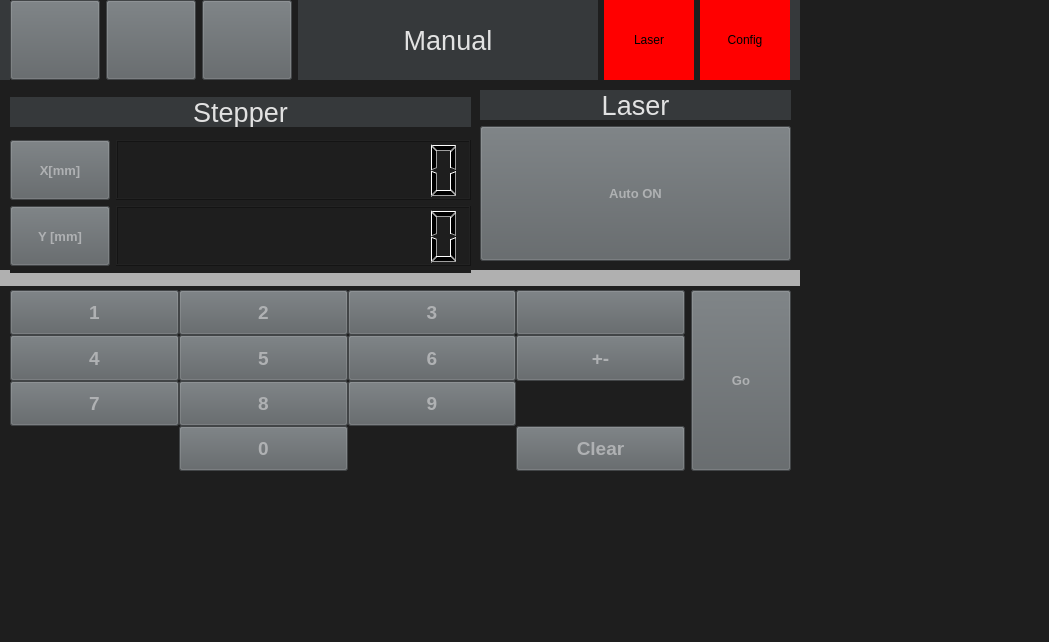
<?xml version="1.0" encoding="UTF-8"?>
<ui version="4.0">
 <class>Form</class>
 <widget class="QWidget" name="Form">
  <property name="geometry">
   <rect>
    <x>0</x>
    <y>0</y>
    <width>1049</width>
    <height>642</height>
   </rect>
  </property>
  <property name="windowTitle">
   <string>Form</string>
  </property>
  <property name="styleSheet">
   <string notr="true">background-color: rgb(30, 30, 30);</string>
  </property>
  <widget class="QWidget" name="widget" native="true">
   <property name="geometry">
    <rect>
     <x>0</x>
     <y>0</y>
     <width>800</width>
     <height>480</height>
    </rect>
   </property>
   <widget class="QLabel" name="helpTitle_2">
    <property name="geometry">
     <rect>
      <x>0</x>
      <y>0</y>
      <width>800</width>
      <height>80</height>
     </rect>
    </property>
    <property name="font">
     <font>
      <pointsize>20</pointsize>
      <weight>50</weight>
      <bold>false</bold>
     </font>
    </property>
    <property name="styleSheet">
     <string notr="true">background-color: rgb(54, 57, 59);
color: rgb(226, 226, 226);</string>
    </property>
    <property name="text">
     <string/>
    </property>
    <property name="alignment">
     <set>Qt::AlignCenter</set>
    </property>
   </widget>
   <widget class="QWidget" name="verticalLayoutWidget">
    <property name="geometry">
     <rect>
      <x>10</x>
      <y>90</y>
      <width>461</width>
      <height>183</height>
     </rect>
    </property>
    <layout class="QVBoxLayout" name="verticalLayout">
     <item>
      <widget class="QLabel" name="helpTitle_4">
       <property name="maximumSize">
        <size>
         <width>16777215</width>
         <height>30</height>
        </size>
       </property>
       <property name="font">
        <font>
         <pointsize>20</pointsize>
         <weight>50</weight>
         <bold>false</bold>
        </font>
       </property>
       <property name="styleSheet">
        <string notr="true">background-color: rgb(54, 57, 59);
color: rgb(226, 226, 226);</string>
       </property>
       <property name="text">
        <string>Stepper</string>
       </property>
       <property name="alignment">
        <set>Qt::AlignHCenter|Qt::AlignTop</set>
       </property>
      </widget>
     </item>
     <item>
      <layout class="QGridLayout" name="gridLayout">
       <item row="2" column="0">
        <widget class="QPushButton" name="setXBtn">
         <property name="minimumSize">
          <size>
           <width>0</width>
           <height>0</height>
          </size>
         </property>
         <property name="maximumSize">
          <size>
           <width>100</width>
           <height>60</height>
          </size>
         </property>
         <property name="font">
          <font>
           <pointsize>10</pointsize>
           <weight>75</weight>
           <bold>true</bold>
          </font>
         </property>
         <property name="styleSheet">
          <string notr="true">background-color: rgb(92, 97, 100);
color: rgb(175, 177, 179);
</string>
         </property>
         <property name="text">
          <string>X[mm]</string>
         </property>
         <property name="iconSize">
          <size>
           <width>32</width>
           <height>32</height>
          </size>
         </property>
         <property name="checkable">
          <bool>true</bool>
         </property>
        </widget>
       </item>
       <item row="4" column="0">
        <widget class="QPushButton" name="setYBtn">
         <property name="minimumSize">
          <size>
           <width>0</width>
           <height>0</height>
          </size>
         </property>
         <property name="maximumSize">
          <size>
           <width>100</width>
           <height>60</height>
          </size>
         </property>
         <property name="font">
          <font>
           <pointsize>10</pointsize>
           <weight>75</weight>
           <bold>true</bold>
          </font>
         </property>
         <property name="styleSheet">
          <string notr="true">background-color: rgb(92, 97, 100);
color: rgb(175, 177, 179);
</string>
         </property>
         <property name="text">
          <string>Y [mm]</string>
         </property>
         <property name="iconSize">
          <size>
           <width>32</width>
           <height>32</height>
          </size>
         </property>
         <property name="checkable">
          <bool>true</bool>
         </property>
        </widget>
       </item>
       <item row="4" column="1">
        <widget class="QLCDNumber" name="yValue">
         <property name="digitCount">
          <number>11</number>
         </property>
        </widget>
       </item>
       <item row="2" column="1">
        <widget class="QLCDNumber" name="xValue">
         <property name="digitCount">
          <number>11</number>
         </property>
        </widget>
       </item>
      </layout>
     </item>
    </layout>
   </widget>
   <widget class="QWidget" name="gridLayoutWidget_3">
    <property name="geometry">
     <rect>
      <x>480</x>
      <y>90</y>
      <width>311</width>
      <height>171</height>
     </rect>
    </property>
    <layout class="QGridLayout" name="gridLayout_3">
     <item row="2" column="0">
      <widget class="QPushButton" name="autoOnBtn">
       <property name="minimumSize">
        <size>
         <width>0</width>
         <height>0</height>
        </size>
       </property>
       <property name="maximumSize">
        <size>
         <width>999</width>
         <height>999</height>
        </size>
       </property>
       <property name="font">
        <font>
         <pointsize>10</pointsize>
         <weight>75</weight>
         <bold>true</bold>
        </font>
       </property>
       <property name="styleSheet">
        <string notr="true">background-color: rgb(92, 97, 100);
color: rgb(175, 177, 179);
</string>
       </property>
       <property name="text">
        <string>Auto ON</string>
       </property>
       <property name="iconSize">
        <size>
         <width>32</width>
         <height>32</height>
        </size>
       </property>
       <property name="checkable">
        <bool>true</bool>
       </property>
      </widget>
     </item>
     <item row="1" column="0">
      <widget class="QLabel" name="helpTitle_7">
       <property name="maximumSize">
        <size>
         <width>16777215</width>
         <height>30</height>
        </size>
       </property>
       <property name="baseSize">
        <size>
         <width>0</width>
         <height>30</height>
        </size>
       </property>
       <property name="font">
        <font>
         <pointsize>20</pointsize>
         <weight>50</weight>
         <bold>false</bold>
        </font>
       </property>
       <property name="styleSheet">
        <string notr="true">background-color: rgb(54, 57, 59);
color: rgb(226, 226, 226);</string>
       </property>
       <property name="text">
        <string>Laser</string>
       </property>
       <property name="alignment">
        <set>Qt::AlignHCenter|Qt::AlignTop</set>
       </property>
      </widget>
     </item>
    </layout>
   </widget>
   <widget class="QLabel" name="label">
    <property name="geometry">
     <rect>
      <x>-40</x>
      <y>270</y>
      <width>981</width>
      <height>16</height>
     </rect>
    </property>
    <property name="styleSheet">
     <string notr="true">background-color: rgb(176, 176, 176);</string>
    </property>
    <property name="text">
     <string/>
    </property>
   </widget>
   <widget class="QWidget" name="horizontalLayoutWidget_2">
    <property name="geometry">
     <rect>
      <x>10</x>
      <y>290</y>
      <width>781</width>
      <height>181</height>
     </rect>
    </property>
    <layout class="QHBoxLayout" name="horizontalLayout">
     <item>
      <layout class="QGridLayout" name="gridLayout_2">
       <property name="spacing">
        <number>0</number>
       </property>
       <item row="2" column="2">
        <widget class="QPushButton" name="eightBtn">
         <property name="minimumSize">
          <size>
           <width>0</width>
           <height>0</height>
          </size>
         </property>
         <property name="maximumSize">
          <size>
           <width>999</width>
           <height>999</height>
          </size>
         </property>
         <property name="font">
          <font>
           <pointsize>14</pointsize>
           <weight>75</weight>
           <bold>true</bold>
          </font>
         </property>
         <property name="styleSheet">
          <string notr="true">background-color: rgb(92, 97, 100);
color: rgb(175, 177, 179);
</string>
         </property>
         <property name="text">
          <string>8</string>
         </property>
         <property name="iconSize">
          <size>
           <width>32</width>
           <height>32</height>
          </size>
         </property>
         <property name="checkable">
          <bool>false</bool>
         </property>
        </widget>
       </item>
       <item row="1" column="2">
        <widget class="QPushButton" name="fiveBtn">
         <property name="minimumSize">
          <size>
           <width>0</width>
           <height>0</height>
          </size>
         </property>
         <property name="maximumSize">
          <size>
           <width>999</width>
           <height>999</height>
          </size>
         </property>
         <property name="font">
          <font>
           <pointsize>14</pointsize>
           <weight>75</weight>
           <bold>true</bold>
          </font>
         </property>
         <property name="styleSheet">
          <string notr="true">background-color: rgb(92, 97, 100);
color: rgb(175, 177, 179);
</string>
         </property>
         <property name="text">
          <string>5</string>
         </property>
         <property name="iconSize">
          <size>
           <width>32</width>
           <height>32</height>
          </size>
         </property>
         <property name="checkable">
          <bool>false</bool>
         </property>
        </widget>
       </item>
       <item row="3" column="4">
        <widget class="QPushButton" name="clearBtn">
         <property name="minimumSize">
          <size>
           <width>0</width>
           <height>0</height>
          </size>
         </property>
         <property name="maximumSize">
          <size>
           <width>999</width>
           <height>999</height>
          </size>
         </property>
         <property name="font">
          <font>
           <pointsize>14</pointsize>
           <weight>75</weight>
           <bold>true</bold>
          </font>
         </property>
         <property name="styleSheet">
          <string notr="true">background-color: rgb(92, 97, 100);
color: rgb(175, 177, 179);
</string>
         </property>
         <property name="text">
          <string>Clear</string>
         </property>
         <property name="iconSize">
          <size>
           <width>32</width>
           <height>32</height>
          </size>
         </property>
         <property name="checkable">
          <bool>false</bool>
         </property>
        </widget>
       </item>
       <item row="0" column="1">
        <widget class="QPushButton" name="oneBtn">
         <property name="minimumSize">
          <size>
           <width>80</width>
           <height>0</height>
          </size>
         </property>
         <property name="maximumSize">
          <size>
           <width>999</width>
           <height>999</height>
          </size>
         </property>
         <property name="font">
          <font>
           <pointsize>14</pointsize>
           <weight>75</weight>
           <bold>true</bold>
          </font>
         </property>
         <property name="styleSheet">
          <string notr="true">background-color: rgb(92, 97, 100);
color: rgb(175, 177, 179);
</string>
         </property>
         <property name="text">
          <string>1</string>
         </property>
         <property name="iconSize">
          <size>
           <width>32</width>
           <height>32</height>
          </size>
         </property>
         <property name="checkable">
          <bool>false</bool>
         </property>
        </widget>
       </item>
       <item row="2" column="3">
        <widget class="QPushButton" name="nineBtn">
         <property name="minimumSize">
          <size>
           <width>0</width>
           <height>0</height>
          </size>
         </property>
         <property name="maximumSize">
          <size>
           <width>999</width>
           <height>999</height>
          </size>
         </property>
         <property name="font">
          <font>
           <pointsize>14</pointsize>
           <weight>75</weight>
           <bold>true</bold>
          </font>
         </property>
         <property name="styleSheet">
          <string notr="true">background-color: rgb(92, 97, 100);
color: rgb(175, 177, 179);
</string>
         </property>
         <property name="text">
          <string>9</string>
         </property>
         <property name="iconSize">
          <size>
           <width>32</width>
           <height>32</height>
          </size>
         </property>
         <property name="checkable">
          <bool>false</bool>
         </property>
        </widget>
       </item>
       <item row="0" column="3">
        <widget class="QPushButton" name="threeBtn">
         <property name="minimumSize">
          <size>
           <width>80</width>
           <height>0</height>
          </size>
         </property>
         <property name="maximumSize">
          <size>
           <width>999</width>
           <height>999</height>
          </size>
         </property>
         <property name="font">
          <font>
           <pointsize>14</pointsize>
           <weight>75</weight>
           <bold>true</bold>
          </font>
         </property>
         <property name="styleSheet">
          <string notr="true">background-color: rgb(92, 97, 100);
color: rgb(175, 177, 179);
</string>
         </property>
         <property name="text">
          <string>3</string>
         </property>
         <property name="iconSize">
          <size>
           <width>32</width>
           <height>32</height>
          </size>
         </property>
         <property name="checkable">
          <bool>false</bool>
         </property>
        </widget>
       </item>
       <item row="3" column="2">
        <widget class="QPushButton" name="zeroBtn">
         <property name="minimumSize">
          <size>
           <width>0</width>
           <height>0</height>
          </size>
         </property>
         <property name="maximumSize">
          <size>
           <width>999</width>
           <height>999</height>
          </size>
         </property>
         <property name="font">
          <font>
           <pointsize>14</pointsize>
           <weight>75</weight>
           <bold>true</bold>
          </font>
         </property>
         <property name="styleSheet">
          <string notr="true">background-color: rgb(92, 97, 100);
color: rgb(175, 177, 179);
</string>
         </property>
         <property name="text">
          <string>0</string>
         </property>
         <property name="iconSize">
          <size>
           <width>32</width>
           <height>32</height>
          </size>
         </property>
         <property name="checkable">
          <bool>false</bool>
         </property>
        </widget>
       </item>
       <item row="0" column="4">
        <widget class="QPushButton" name="delBtn">
         <property name="minimumSize">
          <size>
           <width>100</width>
           <height>0</height>
          </size>
         </property>
         <property name="maximumSize">
          <size>
           <width>999</width>
           <height>999</height>
          </size>
         </property>
         <property name="font">
          <font>
           <pointsize>14</pointsize>
           <weight>75</weight>
           <bold>true</bold>
          </font>
         </property>
         <property name="styleSheet">
          <string notr="true">background-color: rgb(92, 97, 100);
color: rgb(175, 177, 179);
</string>
         </property>
         <property name="text">
          <string notr="true"/>
         </property>
         <property name="icon">
          <iconset>
           <normaloff>../Icons/backIcon2.png</normaloff>../Icons/backIcon2.png</iconset>
         </property>
         <property name="iconSize">
          <size>
           <width>32</width>
           <height>32</height>
          </size>
         </property>
         <property name="checkable">
          <bool>false</bool>
         </property>
        </widget>
       </item>
       <item row="1" column="4">
        <widget class="QPushButton" name="signBtn">
         <property name="minimumSize">
          <size>
           <width>0</width>
           <height>0</height>
          </size>
         </property>
         <property name="maximumSize">
          <size>
           <width>999</width>
           <height>999</height>
          </size>
         </property>
         <property name="font">
          <font>
           <pointsize>14</pointsize>
           <weight>75</weight>
           <bold>true</bold>
          </font>
         </property>
         <property name="styleSheet">
          <string notr="true">background-color: rgb(92, 97, 100);
color: rgb(175, 177, 179);
</string>
         </property>
         <property name="text">
          <string notr="true">+-</string>
         </property>
         <property name="iconSize">
          <size>
           <width>32</width>
           <height>32</height>
          </size>
         </property>
         <property name="checkable">
          <bool>false</bool>
         </property>
        </widget>
       </item>
       <item row="1" column="1">
        <widget class="QPushButton" name="fourBtn">
         <property name="minimumSize">
          <size>
           <width>0</width>
           <height>0</height>
          </size>
         </property>
         <property name="maximumSize">
          <size>
           <width>999</width>
           <height>999</height>
          </size>
         </property>
         <property name="font">
          <font>
           <pointsize>14</pointsize>
           <weight>75</weight>
           <bold>true</bold>
          </font>
         </property>
         <property name="styleSheet">
          <string notr="true">background-color: rgb(92, 97, 100);
color: rgb(175, 177, 179);
</string>
         </property>
         <property name="text">
          <string>4</string>
         </property>
         <property name="iconSize">
          <size>
           <width>32</width>
           <height>32</height>
          </size>
         </property>
         <property name="checkable">
          <bool>false</bool>
         </property>
        </widget>
       </item>
       <item row="2" column="1">
        <widget class="QPushButton" name="sevenBtn">
         <property name="minimumSize">
          <size>
           <width>0</width>
           <height>0</height>
          </size>
         </property>
         <property name="maximumSize">
          <size>
           <width>999</width>
           <height>999</height>
          </size>
         </property>
         <property name="font">
          <font>
           <pointsize>14</pointsize>
           <weight>75</weight>
           <bold>true</bold>
          </font>
         </property>
         <property name="styleSheet">
          <string notr="true">background-color: rgb(92, 97, 100);
color: rgb(175, 177, 179);
</string>
         </property>
         <property name="text">
          <string>7</string>
         </property>
         <property name="iconSize">
          <size>
           <width>32</width>
           <height>32</height>
          </size>
         </property>
         <property name="checkable">
          <bool>false</bool>
         </property>
        </widget>
       </item>
       <item row="0" column="2">
        <widget class="QPushButton" name="twoBtn">
         <property name="minimumSize">
          <size>
           <width>80</width>
           <height>0</height>
          </size>
         </property>
         <property name="maximumSize">
          <size>
           <width>999</width>
           <height>999</height>
          </size>
         </property>
         <property name="font">
          <font>
           <pointsize>14</pointsize>
           <weight>75</weight>
           <bold>true</bold>
          </font>
         </property>
         <property name="styleSheet">
          <string notr="true">background-color: rgb(92, 97, 100);
color: rgb(175, 177, 179);
</string>
         </property>
         <property name="text">
          <string>2</string>
         </property>
         <property name="iconSize">
          <size>
           <width>32</width>
           <height>32</height>
          </size>
         </property>
         <property name="checkable">
          <bool>false</bool>
         </property>
        </widget>
       </item>
       <item row="1" column="3">
        <widget class="QPushButton" name="sixBtn">
         <property name="minimumSize">
          <size>
           <width>0</width>
           <height>0</height>
          </size>
         </property>
         <property name="maximumSize">
          <size>
           <width>999</width>
           <height>999</height>
          </size>
         </property>
         <property name="font">
          <font>
           <pointsize>14</pointsize>
           <weight>75</weight>
           <bold>true</bold>
          </font>
         </property>
         <property name="styleSheet">
          <string notr="true">background-color: rgb(92, 97, 100);
color: rgb(175, 177, 179);
</string>
         </property>
         <property name="text">
          <string>6</string>
         </property>
         <property name="iconSize">
          <size>
           <width>32</width>
           <height>32</height>
          </size>
         </property>
         <property name="checkable">
          <bool>false</bool>
         </property>
        </widget>
       </item>
      </layout>
     </item>
     <item>
      <widget class="QPushButton" name="goBtn">
       <property name="minimumSize">
        <size>
         <width>0</width>
         <height>0</height>
        </size>
       </property>
       <property name="maximumSize">
        <size>
         <width>100</width>
         <height>999</height>
        </size>
       </property>
       <property name="font">
        <font>
         <pointsize>10</pointsize>
         <weight>75</weight>
         <bold>true</bold>
        </font>
       </property>
       <property name="layoutDirection">
        <enum>Qt::RightToLeft</enum>
       </property>
       <property name="styleSheet">
        <string notr="true">background-color: rgb(92, 97, 100);
color: rgb(175, 177, 179);
</string>
       </property>
       <property name="text">
        <string>Go</string>
       </property>
       <property name="iconSize">
        <size>
         <width>32</width>
         <height>32</height>
        </size>
       </property>
       <property name="checkable">
        <bool>false</bool>
       </property>
      </widget>
     </item>
    </layout>
   </widget>
   <widget class="QWidget" name="horizontalLayoutWidget_3">
    <property name="geometry">
     <rect>
      <x>10</x>
      <y>0</y>
      <width>780</width>
      <height>80</height>
     </rect>
    </property>
    <layout class="QHBoxLayout" name="horizontalLayout_3">
     <item>
      <widget class="QPushButton" name="backBtn">
       <property name="minimumSize">
        <size>
         <width>0</width>
         <height>0</height>
        </size>
       </property>
       <property name="maximumSize">
        <size>
         <width>999</width>
         <height>999</height>
        </size>
       </property>
       <property name="font">
        <font>
         <pointsize>10</pointsize>
         <weight>75</weight>
         <bold>true</bold>
        </font>
       </property>
       <property name="styleSheet">
        <string notr="true">background-color: rgb(92, 97, 100);
color: rgb(175, 177, 179);
</string>
       </property>
       <property name="text">
        <string/>
       </property>
       <property name="icon">
        <iconset>
         <normaloff>../Icons/backIcon2.png</normaloff>../Icons/backIcon2.png</iconset>
       </property>
       <property name="iconSize">
        <size>
         <width>32</width>
         <height>32</height>
        </size>
       </property>
      </widget>
     </item>
     <item>
      <widget class="QPushButton" name="helpBtn">
       <property name="minimumSize">
        <size>
         <width>0</width>
         <height>0</height>
        </size>
       </property>
       <property name="maximumSize">
        <size>
         <width>100</width>
         <height>100</height>
        </size>
       </property>
       <property name="font">
        <font>
         <pointsize>10</pointsize>
         <weight>75</weight>
         <bold>true</bold>
        </font>
       </property>
       <property name="cursor">
        <cursorShape>ArrowCursor</cursorShape>
       </property>
       <property name="toolTip">
        <string>&lt;html&gt;&lt;head/&gt;&lt;body&gt;&lt;p&gt;&lt;img src=&quot;:/newPrefix/helpIcon.png&quot;/&gt;&lt;/p&gt;&lt;/body&gt;&lt;/html&gt;</string>
       </property>
       <property name="styleSheet">
        <string notr="true">background-color: rgb(92, 97, 100);
color: rgb(175, 177, 179);
</string>
       </property>
       <property name="text">
        <string/>
       </property>
       <property name="icon">
        <iconset>
         <normaloff>../Icons/helpIcon.png</normaloff>../Icons/helpIcon.png</iconset>
       </property>
       <property name="iconSize">
        <size>
         <width>32</width>
         <height>64</height>
        </size>
       </property>
       <property name="flat">
        <bool>false</bool>
       </property>
      </widget>
     </item>
     <item>
      <widget class="QPushButton" name="homeBtn">
       <property name="minimumSize">
        <size>
         <width>0</width>
         <height>0</height>
        </size>
       </property>
       <property name="maximumSize">
        <size>
         <width>100</width>
         <height>100</height>
        </size>
       </property>
       <property name="font">
        <font>
         <pointsize>10</pointsize>
         <weight>75</weight>
         <bold>true</bold>
        </font>
       </property>
       <property name="styleSheet">
        <string notr="true">background-color: rgb(92, 97, 100);
color: rgb(175, 177, 179);
</string>
       </property>
       <property name="text">
        <string/>
       </property>
       <property name="icon">
        <iconset>
         <normaloff>../Icons/homeIcon.png</normaloff>../Icons/homeIcon.png</iconset>
       </property>
       <property name="iconSize">
        <size>
         <width>32</width>
         <height>32</height>
        </size>
       </property>
      </widget>
     </item>
     <item>
      <widget class="QLabel" name="pageTitle">
       <property name="minimumSize">
        <size>
         <width>300</width>
         <height>0</height>
        </size>
       </property>
       <property name="font">
        <font>
         <pointsize>20</pointsize>
         <weight>50</weight>
         <bold>false</bold>
        </font>
       </property>
       <property name="styleSheet">
        <string notr="true">background-color: rgb(54, 57, 59);
color: rgb(226, 226, 226);</string>
       </property>
       <property name="text">
        <string>Manual</string>
       </property>
       <property name="alignment">
        <set>Qt::AlignCenter</set>
       </property>
      </widget>
     </item>
     <item>
      <widget class="QLabel" name="laserLight">
       <property name="minimumSize">
        <size>
         <width>0</width>
         <height>0</height>
        </size>
       </property>
       <property name="maximumSize">
        <size>
         <width>999</width>
         <height>9999</height>
        </size>
       </property>
       <property name="styleSheet">
        <string notr="true">background-color: red;
color: rgb(0, 0, 0);</string>
       </property>
       <property name="text">
        <string>Laser</string>
       </property>
       <property name="alignment">
        <set>Qt::AlignCenter</set>
       </property>
      </widget>
     </item>
     <item>
      <widget class="QLabel" name="configLight">
       <property name="minimumSize">
        <size>
         <width>0</width>
         <height>0</height>
        </size>
       </property>
       <property name="maximumSize">
        <size>
         <width>9999</width>
         <height>9999</height>
        </size>
       </property>
       <property name="styleSheet">
        <string notr="true">background-color: red;
color: rgb(0, 0, 0);</string>
       </property>
       <property name="text">
        <string>Config</string>
       </property>
       <property name="alignment">
        <set>Qt::AlignCenter</set>
       </property>
      </widget>
     </item>
    </layout>
   </widget>
   <zorder>label</zorder>
   <zorder>helpTitle_2</zorder>
   <zorder>verticalLayoutWidget</zorder>
   <zorder>gridLayoutWidget_3</zorder>
   <zorder>horizontalLayoutWidget_2</zorder>
   <zorder>horizontalLayoutWidget_3</zorder>
  </widget>
 </widget>
 <resources/>
 <connections/>
</ui>
